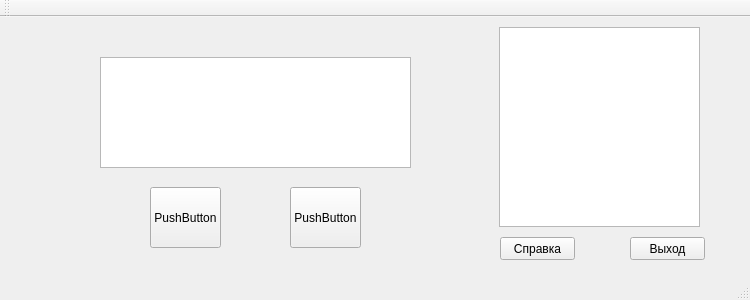
<?xml version="1.0" encoding="UTF-8"?>
<ui version="4.0">
 <class>MainWindow</class>
 <widget class="QMainWindow" name="MainWindow">
  <property name="geometry">
   <rect>
    <x>0</x>
    <y>0</y>
    <width>750</width>
    <height>300</height>
   </rect>
  </property>
  <property name="minimumSize">
   <size>
    <width>750</width>
    <height>300</height>
   </size>
  </property>
  <property name="maximumSize">
   <size>
    <width>750</width>
    <height>300</height>
   </size>
  </property>
  <property name="windowTitle">
   <string>MainWindow</string>
  </property>
  <widget class="QWidget" name="centralWidget">
   <widget class="QListWidget" name="listWidget">
    <property name="geometry">
     <rect>
      <x>499</x>
      <y>10</y>
      <width>201</width>
      <height>200</height>
     </rect>
    </property>
    <property name="minimumSize">
     <size>
      <width>150</width>
      <height>200</height>
     </size>
    </property>
   </widget>
   <widget class="QTextEdit" name="textEdit">
    <property name="geometry">
     <rect>
      <x>100</x>
      <y>40</y>
      <width>311</width>
      <height>111</height>
     </rect>
    </property>
    <property name="font">
     <font>
      <family>Arial</family>
      <pointsize>15</pointsize>
      <weight>75</weight>
      <bold>true</bold>
     </font>
    </property>
    <property name="readOnly">
     <bool>true</bool>
    </property>
   </widget>
   <widget class="QPushButton" name="answerButton">
    <property name="geometry">
     <rect>
      <x>150</x>
      <y>170</y>
      <width>71</width>
      <height>61</height>
     </rect>
    </property>
    <property name="text">
     <string>PushButton</string>
    </property>
   </widget>
   <widget class="QPushButton" name="answerButton_2">
    <property name="geometry">
     <rect>
      <x>290</x>
      <y>170</y>
      <width>71</width>
      <height>61</height>
     </rect>
    </property>
    <property name="text">
     <string>PushButton</string>
    </property>
   </widget>
   <widget class="QPushButton" name="infoButton">
    <property name="geometry">
     <rect>
      <x>500</x>
      <y>220</y>
      <width>75</width>
      <height>23</height>
     </rect>
    </property>
    <property name="text">
     <string>Справка</string>
    </property>
   </widget>
   <widget class="QPushButton" name="exitButton">
    <property name="geometry">
     <rect>
      <x>630</x>
      <y>220</y>
      <width>75</width>
      <height>23</height>
     </rect>
    </property>
    <property name="text">
     <string>Выход</string>
    </property>
   </widget>
   <widget class="QLabel" name="nameLabel">
    <property name="geometry">
     <rect>
      <x>140</x>
      <y>10</y>
      <width>221</width>
      <height>16</height>
     </rect>
    </property>
    <property name="text">
     <string/>
    </property>
   </widget>
  </widget>
  <widget class="QMenuBar" name="menuBar">
   <property name="geometry">
    <rect>
     <x>0</x>
     <y>0</y>
     <width>750</width>
     <height>21</height>
    </rect>
   </property>
  </widget>
  <widget class="QToolBar" name="mainToolBar">
   <attribute name="toolBarArea">
    <enum>TopToolBarArea</enum>
   </attribute>
   <attribute name="toolBarBreak">
    <bool>false</bool>
   </attribute>
  </widget>
  <widget class="QStatusBar" name="statusBar"/>
 </widget>
 <layoutdefault spacing="6" margin="11"/>
 <resources/>
 <connections/>
</ui>
